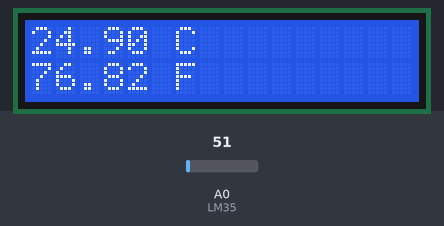
This sketch was run on a simulated Arduino Uno, built with avr-gcc and run on an emulated ATmega328P. Parts: 16×2 character LCD. The test bench sets the inputs (shaded band); at power-on: A0 (LM35) = 51.

Above: at 1.2 s.
1.3 s: A0 (LM35) set to 61
At 3.2 s:
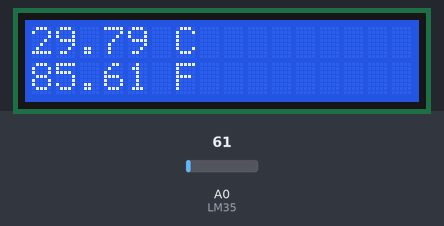
3.5 s: A0 (LM35) set to 71
At 5.2 s:
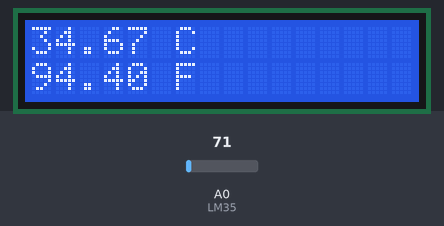
5.5 s: A0 (LM35) set to 86
At 7.3 s:
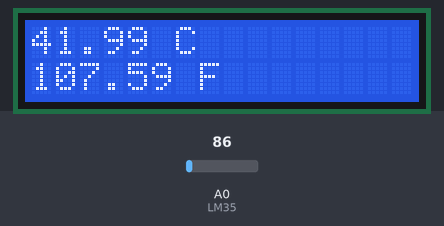
Timing chart, 0 to 8.8 s (numbered marks = the images above; inputs shaded):
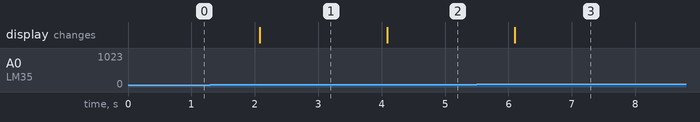

The sketch:

LCDLM35.ino
```cpp
//
// LCD + LM35
// Made by DevWz || Wellington Antonio Zaneze
//
// Tinkercad: https://www.tinkercad.com/things/79FHOii5F7v-lcd-lm35
//


// Inclui bibliotecas
#include <LiquidCrystal.h>

// Instância objetos
LiquidCrystal LCD(12, 11, 5, 4, 3, 2);

// Declara pinos utilizados
const int LM35 = 0;

// A rotina de configuração é executada uma vez quando o reset é pressionado:
void setup()
{
    // Inicializa LCD com 2 linhas e 16 colunas
    LCD.begin(16, 2);
}

// A rotina de loop é executada repetidamente para sempre:
void loop()
{
    LCD.clear();

    // Lê os dados do LM35
    float celsius = (float(analogRead(LM35)) * 5 * 100 / 1024);
    float fahrenheit = (celsius * 1.8 + 32);

    LCD.setCursor(0,0);
    LCD.print(celsius);
    LCD.print(" C");

    LCD.setCursor(0,1);
    LCD.print(fahrenheit);
    LCD.print(" F");

    delay(1000);
}
```

Measured:
- after the input at 1.3 s, the display: changes after 0.78 s (image 1)
- after the input at 3.5 s, the display: changes after 0.59 s (image 2)
- after the input at 5.5 s, the display: changes after 0.60 s (image 3)
